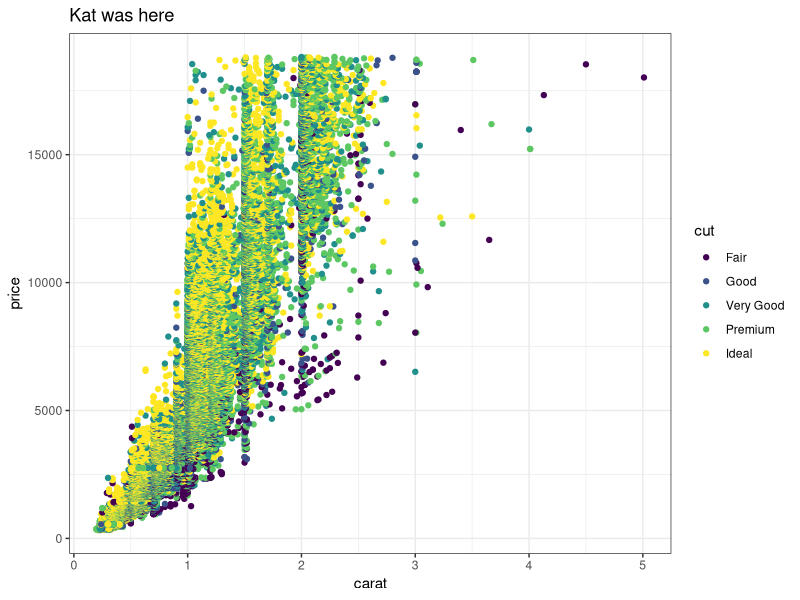
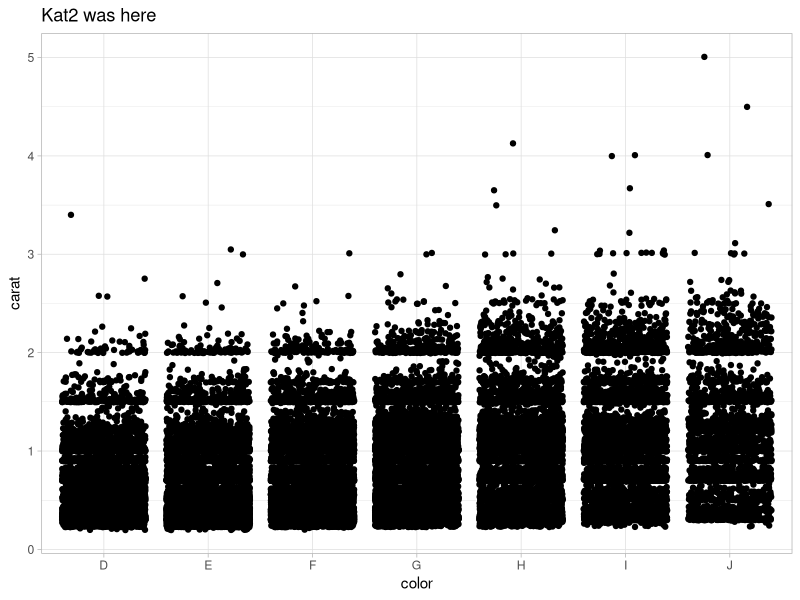
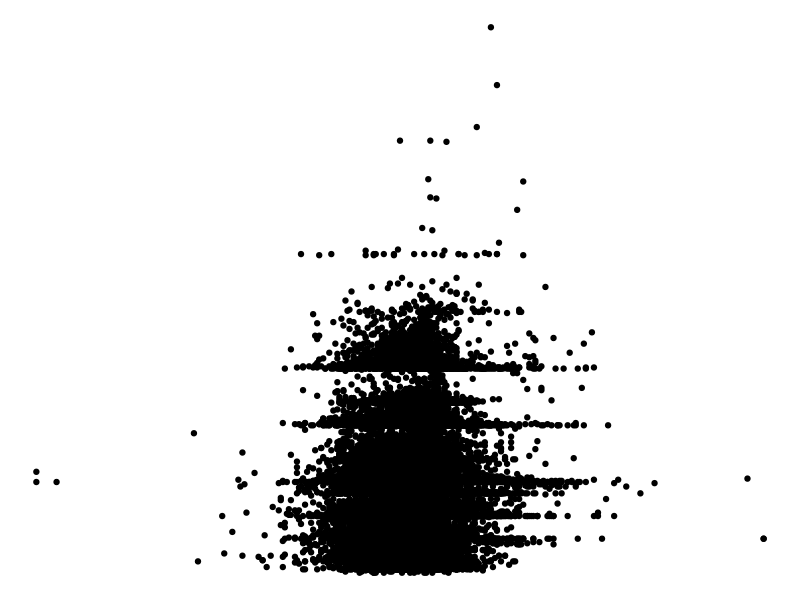

R code for these plots, in order:
## ---- chunk 1
knitr::opts_chunk$set(echo = TRUE)
library(tidyverse)
## ---- chunk 2
# Partner 1: 
# Run the code below to see the original graph
# Change the code below to make the point color change based on 'cut', and update the theme to theme_bw(). Update the title to include your first name. 

ggplot(data = diamonds, aes(x = carat, y = price)) +
  geom_point(aes(color = cut)) +
  theme_bw() +
  labs(title = "Kat was here")
## ---- chunk 3
# Partner 2: 
# Run the code below to see the original graph
# Change the code below to make the geom a geom_jitter, and update the theme to theme_light. Update the title to include your first name. 

ggplot(data = diamonds, aes(x = color, y = carat)) +
  geom_jitter() +
  theme_light() +
  labs(title = "Kat2 was here")
## ---- chunk 4
ggplot(data = diamonds, aes(x = depth, y = carat)) +
  geom_point() +
  theme_void()
## ---- chunk 5

